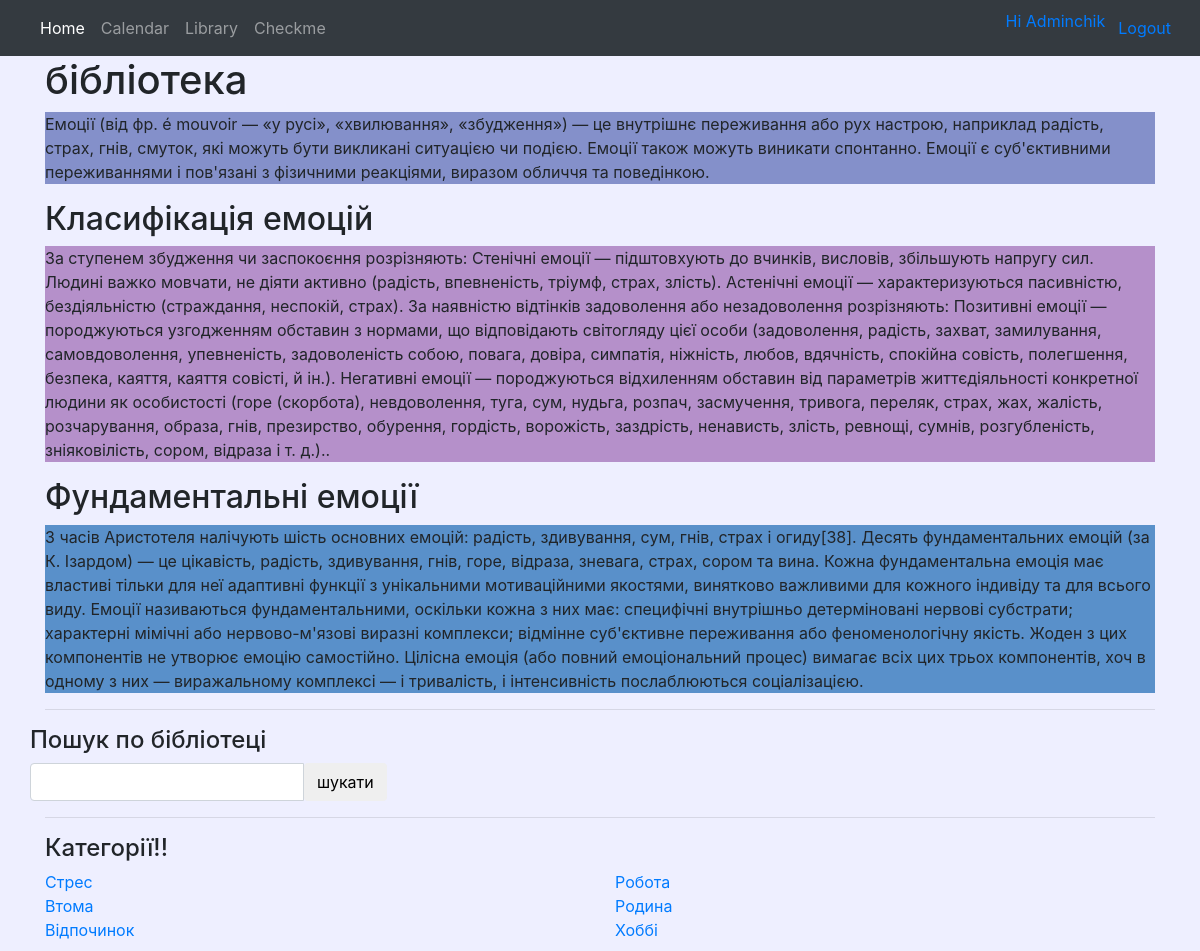
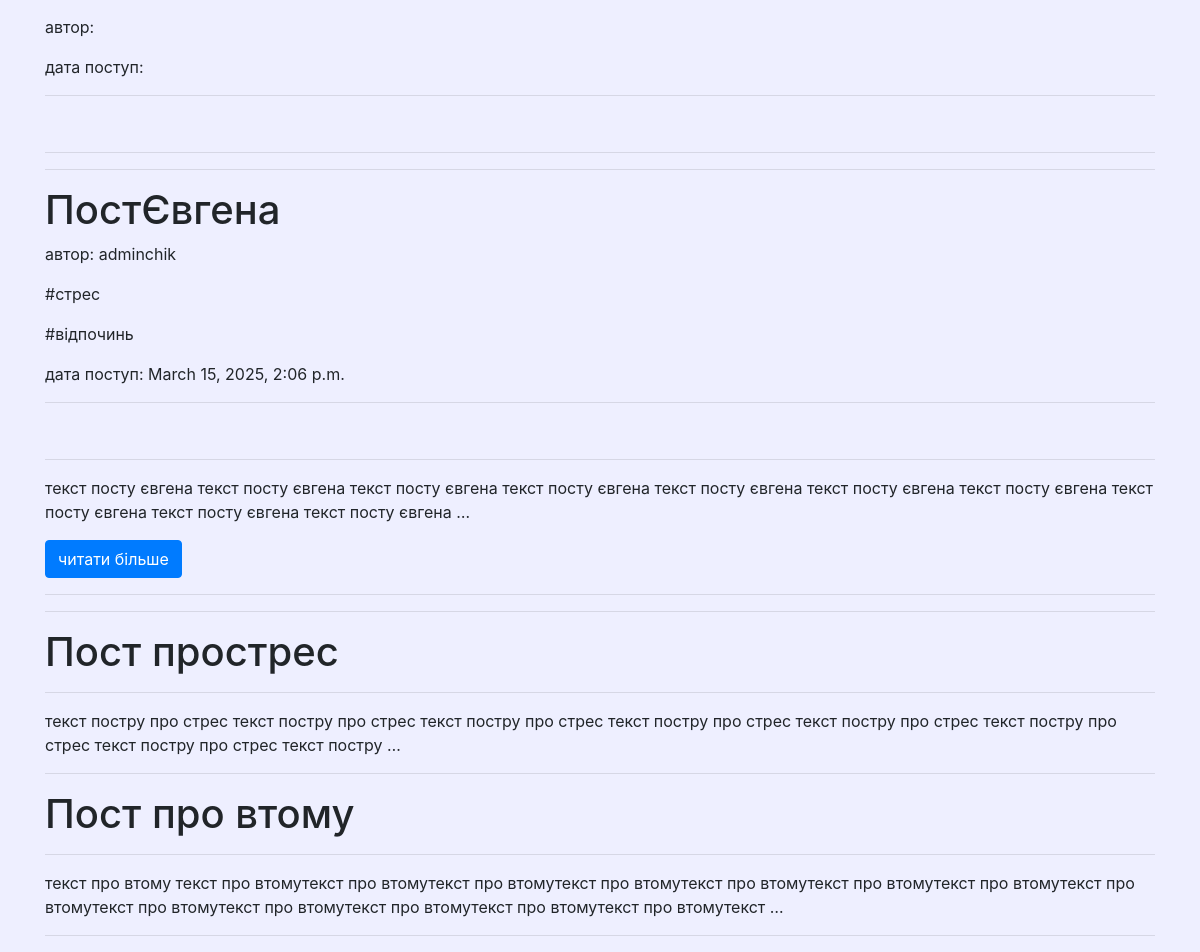
Page /library (signed in) on the committed database (2 pictures, top to bottom).
### mainapp/models.py (models this page shows, shortened)
class Category(models.Model):
    name = models.CharField(max_length=30, verbose_name = "Назва")
    class Meta:
        verbose_name = "Категорія"
        verbose_name_plural = "Категорії"

class Post(models.Model):
    title = models.CharField(max_length=30, verbose_name = "Заголовок посту")
    content = models.TextField(verbose_name = "Опис посту")
    published_date = models.DateTimeField(auto_created=True, verbose_name = "Дата та час посту")
    category = models.ForeignKey(Category, on_delete=models.CASCADE, verbose_name = "Категорія")
    user = models.ForeignKey(User, on_delete=models.CASCADE, verbose_name = "Автор")
    poster = models.URLField(
        default="https://images.pexels.com/photos/147465/pexels-photo-147465.jpeg?auto=compress&cs=tinysrgb&w=600",
        verbose_name = "Постер")
    teg = models.ManyToManyField(Teg, blank=True, related_name='posts', verbose_name="Хештеги")
    class Meta:
        verbose_name = "ПостБложний"
        verbose_name_plural = "ПостиБложні"

class Teg(models.Model):
    name = models.TextField(max_length=10)
    class Meta:
        verbose_name = "Хештег"
        verbose_name_plural = "Хештеги"

class LibText(models.Model):
    title = models.CharField(max_length=30, verbose_name="Заголовок мого поля з текстом")
    content = models.TextField(verbose_name="Зміст")
    to_category = models.ForeignKey(Category, on_delete=models.CASCADE, verbose_name="Мій текст належить до Категорії")
    class Meta:
        verbose_name = "Мій постик"
        verbose_name_plural = "Мої постики"

### mainapp/views.py (the view)
# urls.py: path('library', views.library, name='library'),
@login_required()
def library(request):
    post_blog_list = Post.objects.all().order_by("-published_date")
    my_posts_list = LibText.objects.all()
    tegs = Teg.objects.all()
    context = {"post_blog_list": post_blog_list,
               "my_posts_list": my_posts_list,
               "tegs": tegs}
    context.update(get_categories())
    return render(request, 'mainapp/library.html', context=context)

### mainapp/views.py (called while the page is built)
def get_categories():
    all = Category.objects.all()
    count = all.count()
    return {
        "cat1":all[:count//2],
        "cat2":all[count//2:]
    }

### templates/mainapp/library.html (shortened to what this page needs)
{% extends 'base.html' %}
{% block content %}
{% load static %}
<link href="{% static 'mainapp/for_lib.css'%}" rel="stylesheet">
<h1>бібліотека</h1>
<p style="background-color:rgb(132, 144, 202);">Емоції (від фр. é mouvoir — «у русі», «хвилювання», «збудження») — це внутрішнє переживання або рух настрою, наприклад радість, страх, гнів, смуток, які можуть бути викликані ситуацією чи подією. Емоції також можуть виникати спонтанно. Емоції є суб'єктивними переживаннями і пов'язані з фізичними реакціями, виразом обличчя та поведінкою.</p>
<h2>Класифікація емоцій</h2>
<p style="background-color:rgb(181, 144, 202);">За ступенем збудження чи заспокоєння розрізняють:
Стенічні емоції — підштовхують до вчинків, висловів, збільшують напругу сил. Людині важко мовчати, не діяти активно (радість, впевненість, тріумф, страх, злість).
Астенічні емоції — характеризуються пасивністю, бездіяльністю (страждання, неспокій, страх).
За наявністю відтінків задоволення або незадоволення розрізняють:
Позитивні емоції — породжуються узгодженням обставин з нормами, що відповідають світогляду цієї особи (задоволення, радість, захват, замилування, самовдоволення, упевненість, задоволеність собою, повага, довіра, симпатія, ніжність, любов, вдячність, спокійна совість, полегшення, безпека, каяття, каяття совісті, й ін.).
Негативні емоції — породжуються відхиленням обставин від параметрів життєдіяльності конкретної людини як особистості (горе (скорбота), невдоволення, туга, сум, нудьга, розпач, засмучення, тривога, переляк, страх, жах, жалість, розчарування, образа, гнів, презирство, обурення, гордість, ворожість, заздрість, ненависть, злість, ревнощі, сумнів, розгубленість, зніяковілість, сором, відраза і т. д.)..</p>
<h2>Фундаментальні емоції</h2>
<p style="background-color:rgb(89, 144, 202);">
З часів Аристотеля налічують шість основних емоцій: радість, здивування, сум, гнів, страх і огиду[38].
Десять фундаментальних емоцій (за К. Ізардом) — це цікавість, радість, здивування, гнів, горе, відраза, зневага, страх, сором та вина.
Кожна фундаментальна емоція має властиві тільки для неї адаптивні функції з унікальними мотиваційними якостями, винятково важливими для кожного індивіду та для всього виду.
Емоції називаються фундаментальними, оскільки кожна з них має:
специфічні внутрішньо детерміновані нервові субстрати;
характерні мімічні або нервово-м'язові виразні комплекси;
відмінне суб'єктивне переживання або феноменологічну якість.
Жоден з цих компонентів не утворює емоцію самостійно. Цілісна емоція (або повний емоціональний процес) вимагає всіх цих трьох компонентів, хоч в одному з них — виражальному комплексі — і тривалість, і інтенсивність послаблюються соціалізацією.</p>
<hr>
<div class="row">
    <div class="col-nd-4">
        <div class="well">
        <h4>Пошук по бібліотеці</h4>
            <form class="input-group" method="GET" action="{% url 'mainapp:search' %}">
                <input class="form-control" type="search" name="query">
                <span class="input-group-btn">
                                    <button class="btn btn-default" type="submit">
                                        <span class="glyphicon glyphicon-search">шукати</span>
                                    </button>
                </span>
            </form>
        </div>
    </div>
</div>
<hr>
<div>
    <h4>Категорії!!</h4>
    <div class="row">
        <div class="col-lg-6">
            <ul class="list-unstyled">
                {% for cat in cat1 %}
                <li>
                    <a href="{% url 'mainapp:category' name=cat.name %}">{{cat.name}}</a>
                {% endfor %}
                </li>
            </ul>
            </div>
            <div class="col-lg-6">
             <ul class="list-unstyled">
                {% for cat in cat2 %}
                <li>
                    <a href="{% url 'mainapp:category' name=cat.name %}">{{cat.name}}</a>
                {% endfor %}
                </li>
            </ul>
        </div>
    </div>
</div>
    <p><a>автор: {{ post.user }}</a>
    </p>
    <p>дата поступ: {{ post.published_date }}</p>
    <hr>
    <hr>
    <hr>
{% for post in post_blog_list %}
    <h1 class="page-header">
        <a >{{post.title}} </a>
    </h1>
    <p><a>автор: {{ post.user }}</a>
        {% for teg in tegs %}
    <p><a> {{ teg.name }}</a>
    {% endfor %}
    </p>
    <p>дата поступ: {{ post.published_date }}</p>
    <hr>
    <hr>
    <p> {{ post.content|truncatewords:30 }} </p>
        <a class="btn btn-primary" href="{% url 'mainapp:post' id=post.id %}">читати більше
         </a>
<hr>
<hr>
{% endfor %}
{% for post in my_posts_list %}
    <h1 class="page-header">
        <a> {{post.title}} </a>
    </h1>
    <hr>
    <p> {{ post.content|truncatewords:30 }} </p>
    <hr>
{% endfor %}
{% endblock content %}

### templates/base.html (shortened to what this page needs)
<!DOCTYPE html>
<html lang="en">
{% load static %}
{% include 'menu.html' %}
  <head>
    <link rel="stylesheet" href="https://cdn.jsdelivr.net/npm/bootstrap@4.0.0/dist/css/bootstrap.min.css"
>
  </head>
<body>
    <main role="main" class="container">
      {% block content %}
        {% endblock %}
    </main>
</body>
</html>

### templates/menu.html (shortened to what this page needs)
<nav class="navbar navbar-expand-md navbar-dark bg-dark fixed-left">
      <div class="collapse navbar-collapse" id="navbarsExampleDefault">
        <ul class="navbar-nav mr-auto">
          <li class="nav-item active">
            <a class="nav-link" href="{% url 'mainapp:home' %}">Home</a>
          </li>
          <li class="nav-item">
            <a class="nav-link" href="{% url 'mainapp:calendar' %}">Calendar</a>
          </li>
            <li class="nav-item">
            <a class="nav-link" href="{% url 'mainapp:library' %}">Library</a>
          </li>
             <li class="nav-item">
            <a class="nav-link" href="{% url 'mainapp:checkme' %}">Checkme</a>
          </li>
        </ul>
<nav class="nav">
	                {% if request.user.is_authenticated %}
		                	<a href="#">Hi {{ request.user | title }}</a>
	    	                <a href="{% url 'logout' %}" class="btn btn-outline">Logout</a>
	                {% else %}
							<a href="{% url 'login' %}" class="btn btn-outline">Login</a>
	                {% endif %}
	              </nav>
      </div>
    </nav>

### static/mainapp/for_lib.css (style rules this page uses)
body { background-color: rgb(238, 239, 255); }

### rows in the picture
Category: name "Стрес"
Category: name "Втома"
Category: name "Відпочинок"
Category: name "Робота"
Category: name "Родина"
Category: name "Хоббі"
Post: title "ПостЄвгена", user "adminchik", published_date "March 15, 2025, 2:06 p.m.", content "текст посту євгена текст посту євгена текст посту євгена текст посту євгена текст посту євгена текст посту євгена текст посту євгена текст посту євгена текст посту євгена текст посту євгена …"
Teg: name "#стрес"
Teg: name "#відпочинь"
LibText: title "Пост прострес", content "текст постру про стрес текст постру про стрес текст постру про стрес текст постру про стрес текст постру про стрес текст постру про стрес текст постру про стрес текст постру …"
LibText: title "Пост про втому", content "текст про втому текст про втомутекст про втомутекст про втомутекст про втомутекст про втомутекст про втомутекст про втомутекст про втомутекст про втомутекст про втомутекст про втомутекст про втомутекст про втомутекст …"

### other values in the picture
{{ request.user | title }} "Adminchik"
